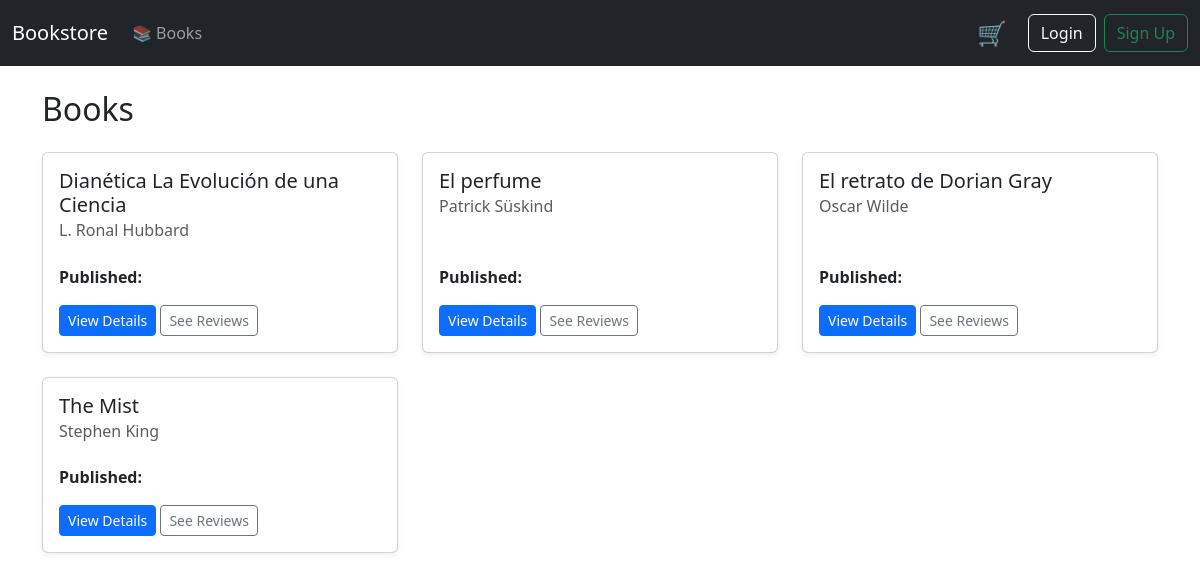
The page /books/ on the database its author committed.
### shop/models.py (models this page shows, shortened)
class Book(models.Model):
    title = models.CharField(max_length=200)  # título del libro
    author = models.CharField(max_length=100)  # autor
    category = models.CharField(max_length=50)  # categoría o género
    price = models.FloatField()  # precio
    stock = models.IntegerField()  # cantidad disponible

### shop/views.py (the view)
# urls.py: path("books/", views.book_list, name="book_list"),
def book_list(request):
    books = Book.objects.all()  # consulta todos los libros de la BD
    return render(request, "shop/book_list.html", {"books": books})

### shop/templates/shop/book_list.html (shortened to what this page needs)
{% extends 'shop/base.html' %}
{% block content %}
<h2 class="mb-4">Books</h2>
<div class="row">
  {% for book in books %}
    <div class="col-md-4 mb-4">
      <div class="card h-100 shadow-sm">
        <div class="card-body d-flex flex-column">
          <h5 class="card-title">{{ book.title }}</h5>
          <h6 class="card-subtitle mb-2 text-muted">{{ book.author }}</h6>
          <p class="card-text flex-grow-1">
          </p>
          <p><strong>Published:</strong> {{ book.published_date }}</p>
          <div class="mt-auto">
            <a href="{% url 'book_detail' book.id %}" class="btn btn-primary btn-sm">View Details</a>
            <a href="{% url 'book_detail' book.id %}#reviews" class="btn btn-outline-secondary btn-sm">See Reviews</a>
          </div>
        </div>
      </div>
    </div>
  {% empty %}
    <p>No books available.</p>
  {% endfor %}
</div>
{% endblock %}

### rows shown on the page
Book: title "Dianética La Evolución de una Ciencia", author "L. Ronal Hubbard"
Book: title "El perfume", author "Patrick Süskind"
Book: title "El retrato de Dorian Gray", author "Oscar Wilde"
Book: title "The Mist", author "Stephen King"
